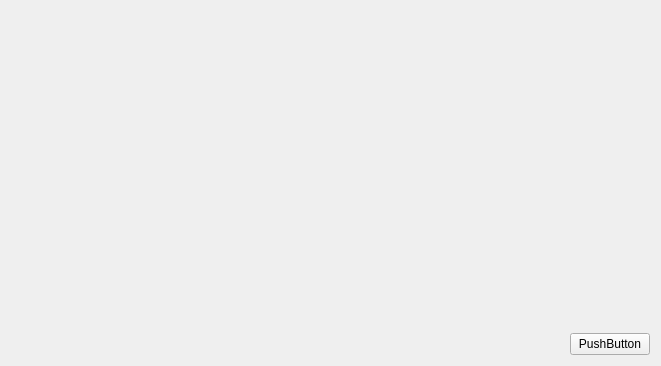
<?xml version="1.0" encoding="UTF-8"?>
<ui version="4.0">
 <class>Widget</class>
 <widget class="QWidget" name="Widget">
  <property name="geometry">
   <rect>
    <x>0</x>
    <y>0</y>
    <width>661</width>
    <height>366</height>
   </rect>
  </property>
  <property name="windowTitle">
   <string>lab7-ex</string>
  </property>
  <layout class="QGridLayout" name="gridLayout">
   <item row="0" column="1">
    <spacer name="verticalSpacer">
     <property name="orientation">
      <enum>Qt::Vertical</enum>
     </property>
     <property name="sizeHint" stdset="0">
      <size>
       <width>20</width>
       <height>316</height>
      </size>
     </property>
    </spacer>
   </item>
   <item row="1" column="0">
    <spacer name="horizontalSpacer">
     <property name="orientation">
      <enum>Qt::Horizontal</enum>
     </property>
     <property name="sizeHint" stdset="0">
      <size>
       <width>554</width>
       <height>20</height>
      </size>
     </property>
    </spacer>
   </item>
   <item row="1" column="1">
    <widget class="QPushButton" name="pushButton">
     <property name="text">
      <string>PushButton</string>
     </property>
    </widget>
   </item>
  </layout>
 </widget>
 <layoutdefault spacing="6" margin="11"/>
 <resources/>
 <connections/>
</ui>
